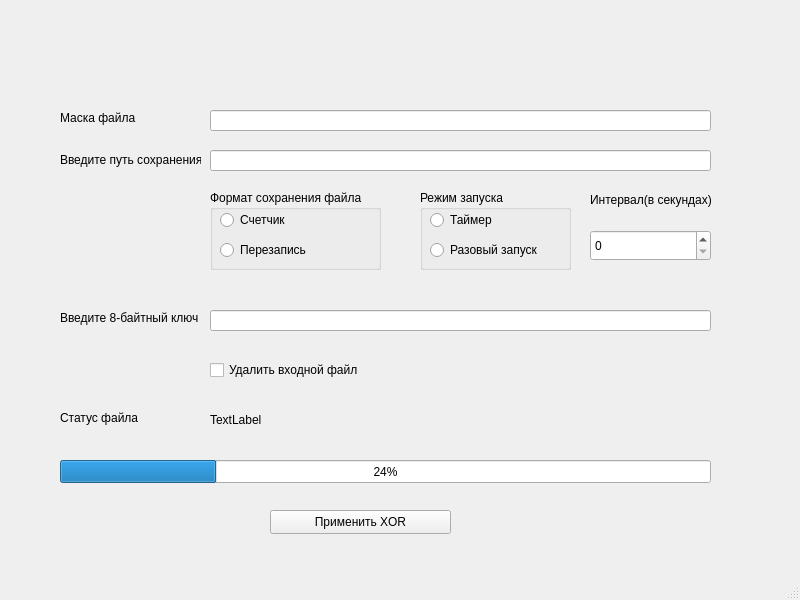
<?xml version="1.0" encoding="UTF-8"?>
<ui version="4.0">
 <class>MainWindow</class>
 <widget class="QMainWindow" name="MainWindow">
  <property name="geometry">
   <rect>
    <x>0</x>
    <y>0</y>
    <width>800</width>
    <height>600</height>
   </rect>
  </property>
  <property name="windowTitle">
   <string>MainWindow</string>
  </property>
  <widget class="QWidget" name="centralwidget">
   <widget class="QPushButton" name="pushButton_using_XOR">
    <property name="geometry">
     <rect>
      <x>270</x>
      <y>510</y>
      <width>181</width>
      <height>24</height>
     </rect>
    </property>
    <property name="text">
     <string>Применить XOR</string>
    </property>
   </widget>
   <widget class="QLabel" name="label_state">
    <property name="geometry">
     <rect>
      <x>210</x>
      <y>410</y>
      <width>501</width>
      <height>20</height>
     </rect>
    </property>
    <property name="text">
     <string>TextLabel</string>
    </property>
   </widget>
   <widget class="QCheckBox" name="checkBox_delete_input_File">
    <property name="geometry">
     <rect>
      <x>210</x>
      <y>360</y>
      <width>201</width>
      <height>20</height>
     </rect>
    </property>
    <property name="text">
     <string>Удалить входной файл</string>
    </property>
   </widget>
   <widget class="QLineEdit" name="lineEdit_XOR_key">
    <property name="geometry">
     <rect>
      <x>210</x>
      <y>310</y>
      <width>501</width>
      <height>21</height>
     </rect>
    </property>
   </widget>
   <widget class="QLineEdit" name="lineEdit_output_path">
    <property name="geometry">
     <rect>
      <x>210</x>
      <y>150</y>
      <width>501</width>
      <height>21</height>
     </rect>
    </property>
   </widget>
   <widget class="QLabel" name="label_2">
    <property name="geometry">
     <rect>
      <x>60</x>
      <y>410</y>
      <width>141</width>
      <height>16</height>
     </rect>
    </property>
    <property name="text">
     <string>Статус файла</string>
    </property>
   </widget>
   <widget class="QLabel" name="label_3">
    <property name="geometry">
     <rect>
      <x>60</x>
      <y>310</y>
      <width>141</width>
      <height>16</height>
     </rect>
    </property>
    <property name="text">
     <string>Введите 8-байтный ключ</string>
    </property>
   </widget>
   <widget class="QLabel" name="label_4">
    <property name="geometry">
     <rect>
      <x>60</x>
      <y>150</y>
      <width>141</width>
      <height>20</height>
     </rect>
    </property>
    <property name="text">
     <string>Введите путь сохранения</string>
    </property>
   </widget>
   <widget class="QLabel" name="label_5">
    <property name="geometry">
     <rect>
      <x>60</x>
      <y>110</y>
      <width>81</width>
      <height>16</height>
     </rect>
    </property>
    <property name="text">
     <string>Маска файла</string>
    </property>
   </widget>
   <widget class="QLineEdit" name="lineEdit_mask">
    <property name="geometry">
     <rect>
      <x>210</x>
      <y>110</y>
      <width>501</width>
      <height>21</height>
     </rect>
    </property>
   </widget>
   <widget class="QGroupBox" name="groupBox_new_or_count">
    <property name="geometry">
     <rect>
      <x>210</x>
      <y>190</y>
      <width>171</width>
      <height>80</height>
     </rect>
    </property>
    <property name="title">
     <string>Формат сохранения файла</string>
    </property>
    <widget class="QRadioButton" name="radioButton_count">
     <property name="geometry">
      <rect>
       <x>10</x>
       <y>20</y>
       <width>89</width>
       <height>20</height>
      </rect>
     </property>
     <property name="text">
      <string>Счетчик</string>
     </property>
    </widget>
    <widget class="QRadioButton" name="radioButton_old">
     <property name="geometry">
      <rect>
       <x>10</x>
       <y>50</y>
       <width>131</width>
       <height>20</height>
      </rect>
     </property>
     <property name="text">
      <string>Перезапись</string>
     </property>
    </widget>
   </widget>
   <widget class="QGroupBox" name="groupBox_timer_or_once">
    <property name="geometry">
     <rect>
      <x>420</x>
      <y>190</y>
      <width>151</width>
      <height>80</height>
     </rect>
    </property>
    <property name="title">
     <string>Режим запуска</string>
    </property>
    <widget class="QRadioButton" name="radioButton_timer">
     <property name="geometry">
      <rect>
       <x>10</x>
       <y>20</y>
       <width>89</width>
       <height>20</height>
      </rect>
     </property>
     <property name="text">
      <string>Таймер</string>
     </property>
    </widget>
    <widget class="QRadioButton" name="radioButton_once">
     <property name="geometry">
      <rect>
       <x>10</x>
       <y>50</y>
       <width>131</width>
       <height>20</height>
      </rect>
     </property>
     <property name="text">
      <string>Разовый запуск</string>
     </property>
    </widget>
   </widget>
   <widget class="QProgressBar" name="progressBar">
    <property name="geometry">
     <rect>
      <x>60</x>
      <y>460</y>
      <width>651</width>
      <height>23</height>
     </rect>
    </property>
    <property name="value">
     <number>24</number>
    </property>
   </widget>
   <widget class="QSpinBox" name="spinBox_period">
    <property name="geometry">
     <rect>
      <x>590</x>
      <y>230</y>
      <width>121</width>
      <height>31</height>
     </rect>
    </property>
   </widget>
   <widget class="QLabel" name="label">
    <property name="geometry">
     <rect>
      <x>590</x>
      <y>190</y>
      <width>121</width>
      <height>20</height>
     </rect>
    </property>
    <property name="text">
     <string>Интервал(в секундах)</string>
    </property>
   </widget>
  </widget>
  <widget class="QMenuBar" name="menubar">
   <property name="geometry">
    <rect>
     <x>0</x>
     <y>0</y>
     <width>800</width>
     <height>22</height>
    </rect>
   </property>
  </widget>
  <widget class="QStatusBar" name="statusbar"/>
 </widget>
 <resources/>
 <connections/>
</ui>
